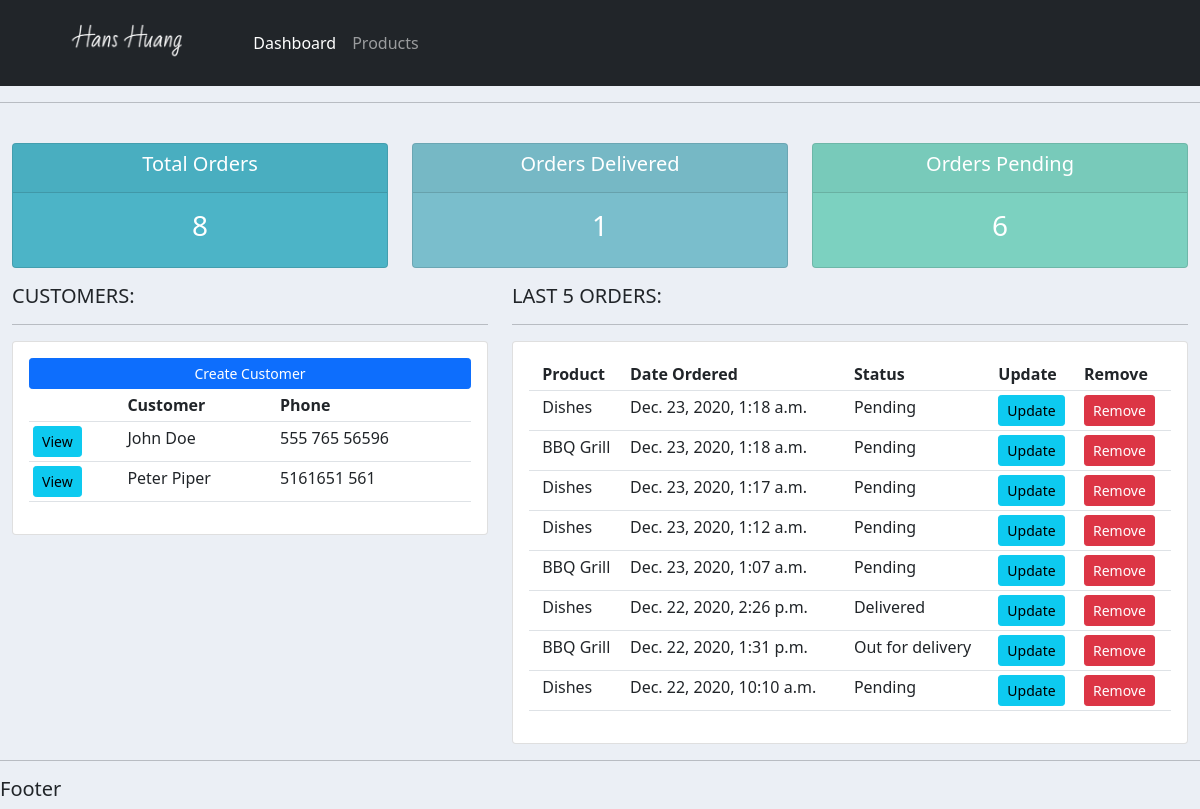
The page / on the database its author committed.
### accounts/models.py (models this page shows, shortened)
class Customer(models.Model):
    name = models.CharField(max_length=200, null=True)
    phone = models.CharField(max_length=200, null=True)
    email = models.CharField(max_length=200, null=True)
    date_created = models.DateTimeField(auto_now_add=True, null=True)

class Order(models.Model):
    STATUS = (
        ('Pending', 'Pending'),
        ('Out for delivery', 'Out for delivery'),
        ('Delivered', 'Delivered'),
    )
    customer = models.ForeignKey(Customer, null=True, on_delete=models.SET_NULL)
    product = models.ForeignKey(Product, null=True, on_delete=models.SET_NULL)
    date_created = models.DateTimeField(auto_now_add=True, null=True)
    status = models.CharField(max_length=200, null=True, choices=STATUS)

class Product(models.Model):
    CATEGORY = (
        ('Indoor', 'Indoor'),
        ('Out Door', 'Out Door'),
    )
    name = models.CharField(max_length=200, null=True)
    price = models.FloatField(null=True)
    category = models.CharField(max_length=200, null=True, choices=CATEGORY)
    description = models.CharField(max_length=200, null=True, blank=True)
    date_created = models.DateTimeField(auto_now_add=True, null=True)
    tags = models.ManyToManyField(Tag)
    def __str__(self):
        return self.name

### accounts/views.py (the view)
# urls.py: path('', views.home, name='home'),
def home(request):
    orders = Order.objects.all().order_by('-date_created')
    customers = Customer.objects.all()
    total_orders = orders.count()
    delivered = orders.filter(status='Delivered').count()
    pending = orders.filter(status='Pending').count()
    context = {
        'orders': orders,
        'customers': customers,
        'total_orders': total_orders,
        'delivered': delivered,
        'pending': pending,
    }
    return render(request, 'accounts/dashboard.html', context)

### accounts/templates/accounts/dashboard.html (shortened to what this page needs)
{% extends 'base.html' %}
{% block content %}
    {% include 'accounts/status.html' %}
    <div class="row">
        <div class="col-md-5">
            <h5>CUSTOMERS:</h5>
            <hr>
            <div class="card card-body">
                <div class="d-grid gap-1">
                    <a href="" class="btn btn-primary btn-sm" type="button">Create Customer</a>
                </div>
                <table class="table table-sm">
                    <tr>
                        <th></th>
                        <th scope="col">Customer</th>
                        <th scope="col">Phone</th>
                    </tr>
                    {% for customer in customers %}
                        <tr>
                            <td><a class="btn btn-sm btn-info" href="{% url 'customer' customer.pk %}">View</a></td>
                            <td>{{ customer.name }}</td>
                            <td>{{ customer.phone }}</td>
                        </tr>
                    {% endfor %}
                </table>
            </div>
        </div>
        <div class="col-md-7">
            <h5>LAST 5 ORDERS:</h5>
            <hr>
            <div class="card card-body">
                <table class="table table-sm">
                    <tr>
                        <th></th>
                        <th scope="col">Product</th>
                        <th scope="col">Date Ordered</th>
                        <th scope="col">Status</th>
                        <th scope="col">Update</th>
                        <th scope="col">Remove</th>
                    </tr>
                    {% for order in orders %}
                        <tr>
                            <td></td>
                            <td>{{ order.product }}</td>
                            <td>{{ order.date_created }}</td>
                            <td>{{ order.status }}</td>
                            <td><a href="{% url 'update_order' order.pk %}" class="btn btn-sm btn-info">Update</a> </td>
                            <td><a href="{% url 'delete_order' order.pk %}" class="btn btn-sm btn-danger">Remove</a> </td>
                        </tr>
                    {% endfor %}
                </table>
            </div>
        </div>
    </div>
{% endblock %}

### static/css/main.css (style rules this page uses)
body { background-color: #ebeff5; }

### rows shown on the page
Customer: name "John Doe", phone "555 765 56596"
Customer: name "Peter Piper", phone "5161651 561"
Order: product "Dishes", date_created "Dec. 23, 2020, 1:18 a.m.", status "Pending"
Order: product "BBQ Grill", date_created "Dec. 23, 2020, 1:18 a.m.", status "Pending"
Order: product "Dishes", date_created "Dec. 23, 2020, 1:17 a.m.", status "Pending"
Order: product "Dishes", date_created "Dec. 23, 2020, 1:12 a.m.", status "Pending"
Order: product "BBQ Grill", date_created "Dec. 23, 2020, 1:07 a.m.", status "Pending"
Order: product "Dishes", date_created "Dec. 22, 2020, 2:26 p.m.", status "Delivered"
Order: product "BBQ Grill", date_created "Dec. 22, 2020, 1:31 p.m.", status "Out for delivery"
Order: product "Dishes", date_created "Dec. 22, 2020, 10:10 a.m.", status "Pending"

### other values the page prints
{{ total_orders }} "8"
{{ delivered }} "1"
{{ pending }} "6"
